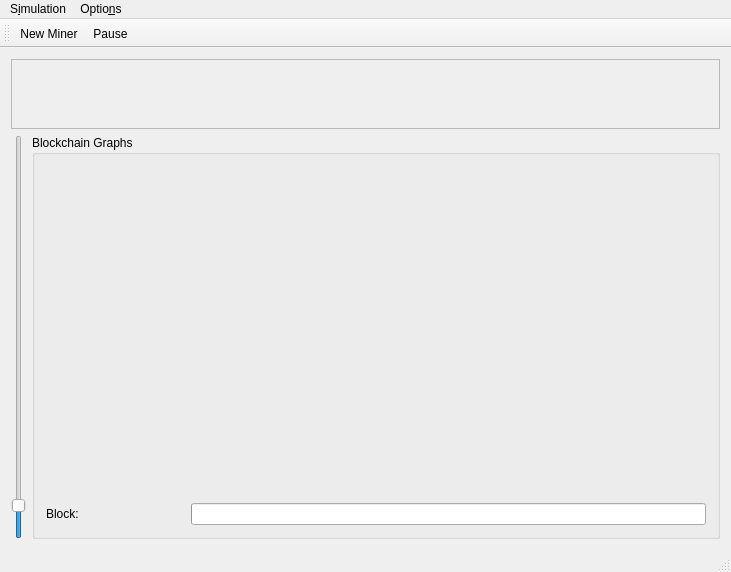
<?xml version="1.0" encoding="UTF-8"?>
<ui version="4.0">
 <class>MainWindow</class>
 <widget class="QMainWindow" name="MainWindow">
  <property name="geometry">
   <rect>
    <x>0</x>
    <y>0</y>
    <width>731</width>
    <height>572</height>
   </rect>
  </property>
  <property name="windowTitle">
   <string>Difficulty Simulator</string>
  </property>
  <widget class="QWidget" name="centralWidget">
   <layout class="QGridLayout" name="gridLayout">
    <item row="1" column="0">
     <widget class="QSlider" name="zoomLevel">
      <property name="minimum">
       <number>1</number>
      </property>
      <property name="maximum">
       <number>60</number>
      </property>
      <property name="value">
       <number>5</number>
      </property>
      <property name="orientation">
       <enum>Qt::Vertical</enum>
      </property>
     </widget>
    </item>
    <item row="1" column="1">
     <widget class="QGroupBox" name="box">
      <property name="title">
       <string>Blockchain Graphs</string>
      </property>
      <layout class="QVBoxLayout" name="verticalLayout_2">
       <item>
        <widget class="GraphWidget" name="graphsFrame" native="true">
         <property name="sizePolicy">
          <sizepolicy hsizetype="Preferred" vsizetype="MinimumExpanding">
           <horstretch>0</horstretch>
           <verstretch>0</verstretch>
          </sizepolicy>
         </property>
        </widget>
       </item>
       <item>
        <layout class="QHBoxLayout" name="horizontalLayout">
         <item>
          <widget class="QLabel" name="label_2">
           <property name="text">
            <string>Block:</string>
           </property>
          </widget>
         </item>
         <item>
          <widget class="QLabel" name="blockIndex">
           <property name="minimumSize">
            <size>
             <width>100</width>
             <height>0</height>
            </size>
           </property>
          </widget>
         </item>
         <item>
          <widget class="QProgressBar" name="progressBar">
           <property name="maximum">
            <number>2016</number>
           </property>
          </widget>
         </item>
        </layout>
       </item>
      </layout>
     </widget>
    </item>
    <item row="0" column="0" colspan="2">
     <widget class="QScrollArea" name="scrollArea">
      <property name="sizePolicy">
       <sizepolicy hsizetype="Expanding" vsizetype="Fixed">
        <horstretch>0</horstretch>
        <verstretch>0</verstretch>
       </sizepolicy>
      </property>
      <property name="minimumSize">
       <size>
        <width>150</width>
        <height>0</height>
       </size>
      </property>
      <property name="focusPolicy">
       <enum>Qt::NoFocus</enum>
      </property>
      <property name="widgetResizable">
       <bool>true</bool>
      </property>
      <widget class="QWidget" name="minersForm">
       <property name="geometry">
        <rect>
         <x>0</x>
         <y>0</y>
         <width>711</width>
         <height>68</height>
        </rect>
       </property>
      </widget>
     </widget>
    </item>
   </layout>
  </widget>
  <widget class="QMenuBar" name="menuBar">
   <property name="geometry">
    <rect>
     <x>0</x>
     <y>0</y>
     <width>731</width>
     <height>23</height>
    </rect>
   </property>
   <widget class="QMenu" name="menuSimulation">
    <property name="title">
     <string>S&amp;imulation</string>
    </property>
    <addaction name="separator"/>
    <addaction name="action_Pause"/>
    <addaction name="action_Quit"/>
   </widget>
   <widget class="QMenu" name="menuOptions">
    <property name="title">
     <string>Optio&amp;ns</string>
    </property>
    <addaction name="actionSatoshi"/>
    <addaction name="actionEDA"/>
    <addaction name="actionNeil"/>
   </widget>
   <addaction name="menuSimulation"/>
   <addaction name="menuOptions"/>
  </widget>
  <widget class="QToolBar" name="mainToolBar">
   <attribute name="toolBarArea">
    <enum>TopToolBarArea</enum>
   </attribute>
   <attribute name="toolBarBreak">
    <bool>false</bool>
   </attribute>
   <addaction name="actionNew_Miner"/>
   <addaction name="action_Pause"/>
  </widget>
  <widget class="QStatusBar" name="statusBar"/>
  <action name="action_Pause">
   <property name="text">
    <string>&amp;Pause</string>
   </property>
   <property name="shortcut">
    <string>Ctrl+P</string>
   </property>
  </action>
  <action name="action_Quit">
   <property name="text">
    <string>&amp;Quit</string>
   </property>
   <property name="shortcut">
    <string>Ctrl+Q</string>
   </property>
  </action>
  <action name="actionNew_Miner">
   <property name="text">
    <string>New Miner</string>
   </property>
   <property name="toolTip">
    <string>Append new miner</string>
   </property>
   <property name="shortcut">
    <string>Ctrl+N</string>
   </property>
  </action>
  <action name="actionEDA">
   <property name="checkable">
    <bool>true</bool>
   </property>
   <property name="text">
    <string>&amp;EDA</string>
   </property>
   <property name="toolTip">
    <string>Enable the Emergency Difficulty Adjustment</string>
   </property>
  </action>
  <action name="actionNeil">
   <property name="checkable">
    <bool>true</bool>
   </property>
   <property name="text">
    <string>Neil</string>
   </property>
   <property name="toolTip">
    <string>Select the new Algorithm</string>
   </property>
  </action>
  <action name="actionSatoshi">
   <property name="checkable">
    <bool>true</bool>
   </property>
   <property name="text">
    <string>Satoshi</string>
   </property>
   <property name="toolTip">
    <string>Select the original algorithm</string>
   </property>
  </action>
 </widget>
 <layoutdefault spacing="6" margin="11"/>
 <customwidgets>
  <customwidget>
   <class>GraphWidget</class>
   <extends>QWidget</extends>
   <header>graphwidget.h</header>
   <container>1</container>
  </customwidget>
 </customwidgets>
 <resources/>
 <connections/>
</ui>
